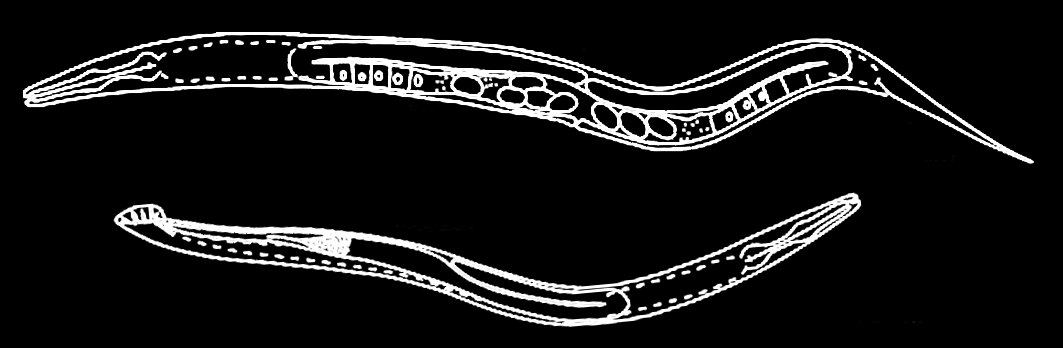
#> input picture board/imgs/worm_silk.png, 1063 x 348 px, given in place of _cut.avi, which was not available
$ python old_s1_Blob_extraction.py
#> lines starting #> are read from the running program, lines starting #| are printed output that depends on the picture; after the words box and inside, x2 and y2 are one past the last pixel; in counts of white or black regions, pixels touching at a corner belong together; pictures that were not available may be replaced by others from this repository, and a replacement may not be noted
#> further down, frame is the input picture: shape (348, 1063, 3); min 0, max 255, mean 23.6
### pytracker/video_utils.py
# -*- coding: utf-8 -*-
"""
Created on Thu Jun 23 13:33:00 2022

@author: Pablo
"""
import os
import cv2
import pickle
import numpy as np
from tqdm import tqdm


#.............................................................................#
class Worm:
    # [21 lines left out: functions __init__, soft_reset, coordinates, not called in this run]

    def speed(self):
        return np.array( [np.diff(self.x), np.diff(self.y)] ).T

    def speed_module(self):
        return np.sqrt(np.sum(self.speed()**2, axis=1))

    def speed_angle(self):
        return np.arctan2( np.diff(self.y), np.diff(self.x) )

    def update(self, new_position):
        self.x = np.append( self.x, new_position[0] )
        self.y = np.append( self.y, new_position[1] )

    # [11 lines left out: functions expected_position, update_contour, not called in this run]


#.............................................................................#
class MultiWormTracker:
    # [18 lines left out: functions __init__, __centroid, not called in this run]

    def export(self, filepath):
        with open(filepath, 'wb') as f:
            pickle.dump(self.WORMS, f)

    def export_matrix(self, filepath):
        np.savez(filepath, data=self.to_matrix())

    # [315 lines left out: functions to_matrix, update, resize_video, cut_video, traj2matrix, generate_background, not called in this run]


def load_background( filename  ):
#> called with filename = './videos/_cut/video_fondo.png'
    fondo = cv2.imread(filename)
    fondo_gray = cv2.cvtColor(fondo, cv2.COLOR_BGR2GRAY )
    return fondo_gray


def auto_BC(frame):
    alpha = 255 / (frame.max()- frame.min())
    beta = - frame.min()*alpha
    return cv2.convertScaleAbs(frame, alpha=alpha, beta=beta)


# [9 lines left out: function normalize, not called in this run]


def adjust_gamma(image, gamma=1.2):
    # build a lookup table mapping the pixel values [0, 255] to
    # their adjusted gamma values
    invGamma = 1.0 / gamma
    table = np.array([((i / 255.0) ** invGamma) * 255
        for i in np.arange(0, 256)]).astype("uint8")

    # apply gamma correction using the lookup table
    return cv2.LUT(image, table)


def detect_plate(frame, size_ratio=1.0, r0=[0.5,0.5], mindist=100, blur_kernel=10):
#> called with size_ratio = 1.2, mindist = 100, blur_kernel = 10
    height, width = frame.shape
#> height = 348; width = 1063
    exp_radius = height/2*size_ratio
#> exp_radius = 208.8

    frame = cv2.blur( frame, (blur_kernel,blur_kernel))
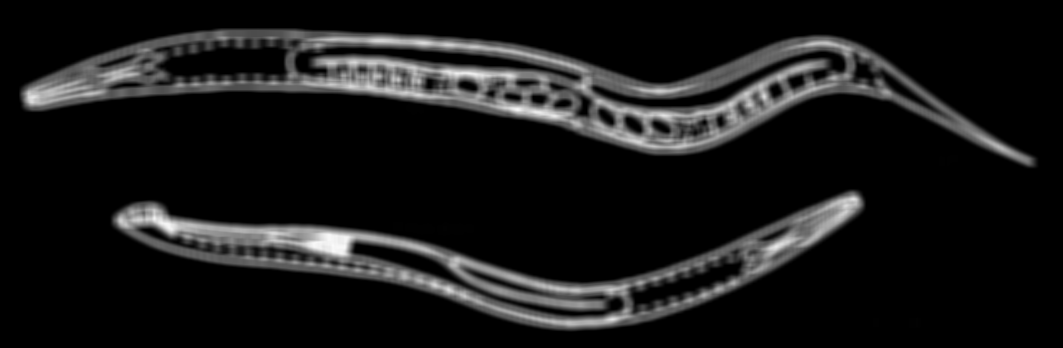
#> frame: shape (348, 1063); min 0, max 250, mean 23.6

    circles = cv2.HoughCircles(frame,cv2.HOUGH_GRADIENT,
                               dp=2,
                               minDist=mindist,
                               param1=50,
                               param2=50,
                               minRadius= int(0.8*exp_radius) ,
                               maxRadius= int(1.2*exp_radius) )
#> circles = [[597, 69, 248.8], [491, 299, 248.8], [815, 315, 235.6], [237, 277, 237.8], [385, 269, 237.8], [247, 23, 242.2], [699, 43, 229], [429, 43, 237.8], [599, 321, 237.8], [139, 301, 237.8], [31, 43, 211.4]]

    if circles is not None:
        print('Found %d good candidates' % circles.shape[1] )
#| Found 11 good candidates

        # Find closest circle to r0
        dist = (circles[0,:,0]/width - r0[0] )**2 + (circles[0,:,1]/height - r0[1])**2
#> dist = [0.0948, 0.13, 0.235, 0.164, 0.0935, 0.26, 0.167, 0.151, 0.182, 0.27, 0.363]
        idx = np.argmin( dist)
#> idx = 4
        return circles[0,idx,:].astype('int')
    else:
        return np.array([0,0,999]).astype('int')


def zoom_in(frame, center, formfactor):
    if formfactor==1.0:
        return frame

    height, width = frame.shape[:2]

    DeltaX = width/2.0/formfactor
    DeltaY = height/2.0/formfactor

    # If center is provided in relative units, compute absolute values
    if (0<center[0]<1) and (0<center[1]<1):
        center[0] = center[0]*width
        center[1] = center[1]*height

    xini, xfin = int(center[0]-DeltaX), int(center[0]+DeltaX)
    yini, yfin = int(center[1]-DeltaY), int(center[1]+DeltaY)

    if xini <= 0:
        xini, xfin = int(0), int(2*DeltaX+1)
    if xfin >= width:
        xini, xfin = int( width-2*DeltaX-1), int(width)

    if yini <= 0:
        yini, yfin = int(0), int(2*DeltaY+1)
    if yfin >=height:
        yini, yfin = int( height-2*DeltaY-1), int(height)


    output = cv2.resize( frame[yini:yfin, xini:xfin][:] , (width, height) )
    return output


def contours_to_list(contours):
    return [  [ [ int(pts[0][0]), int(pts[0][1])] for pts in c ] for c in contours ]


def list_to_contours(contours_list):
    return [  np.array(c) for c in contours_list ]


def export(filename, contour):
    with open(filename, 'wb+') as f:
        pickle.dump(contour, f)


# [26 lines left out: functions logHu, metric, is_worm, load_contour_from_image, not called in this run]

def clear_dir(dirpath, delete = False):
    if os.path.isdir( dirpath):
        print('Folder %s found...' % dirpath)
        if delete:
            print('... deleting files.')
            files = os.listdir(dirpath)
            _ = [os.remove( os.path.join( dirpath, file) ) for file in files ]
    else:
        os.mkdir(dirpath)
        print("New directory %s created." % dirpath)

# [5 lines left out: function centroid, not called in this run]

### old_s1_Blob_extraction.py
# -*- coding: utf-8 -*-
"""
@author: Pablo Yubero

To detect moving objects we typically use background subtraction.

There are two ways to do background subtraction.
    1) The traditional one, that is, obtaining a "ground truth" without any,
or as little objects as possible, and then literally subtracting the background
to every frame.
    2) The modern and fancy one. In which the ground truth created dynamically,
thus in the first frames accuracy decreases, but it later improves. The main
benefit of it is that slow "ambiental" changes, like lighting changes, are
"included" frame by frame in the "dynamic" ground truth.

For more info, please visit


"""
import os
import cv2
import pickle
import numpy as np
from datetime import datetime
from pytracker import video_utils as vutils


# ... Filenames ...
DIR_PATH  = './videos/_cut'
VIDEO_FILENAME  = DIR_PATH+'.avi'
OUTPUT_FILENAME = os.path.join( DIR_PATH, 'video_data_blobs.pkl')
BKGD_FILENAME   = os.path.join( DIR_PATH, 'video_fondo.png')

# ... General parameters ...
BG_FRAMES   = 199      #... number of frames to model the background
BG_SKIP     =  5       #... number of discarded frames during background creation
MIN_AREA    = 10       #... minimum contour area, helps ignore salt and pepper noise
MAX_AREA    = 40000    #... maximum contour area
BLUR_SIZE   = 5        #... Kernel size for blurring and opening/closing operations
FORMFACTOR  = 1        #... form factor of output, typically 1
MAX_FRAMES  = 999999   #... maximum number of frames to process (in case the video is super long)
WAIT_TIME   = 1        #... wait time of each frame during the preview
PLATE_SIZE  = 1.2      #... expected plate size relative to frame size
ZOOM        = 1        #... zoom factor during the preview
USE_MOG       = True  #... activate automatic background subtraction using MOG
GENERATE_BKGD = False  #... or generate "manual" and static background model

# ... Output ...
CONTOURS  = []

#... Style of annotations ...
font     = cv2.FONT_HERSHEY_SIMPLEX
fontsize = 1
color    = (0, 255, 0)
thickness = 1


# Step 0. Create a separate folder with the project data
vutils.clear_dir( DIR_PATH )


# Step 1. Load video
video = cv2.VideoCapture( VIDEO_FILENAME )
ret, frame = video.read()
_h , _w , _ = frame.shape


# Step 2. Generate or load the background
if GENERATE_BKGD:
    fondo = vutils.generate_background(video, n_imgs = BG_FRAMES, skip = BG_SKIP )
    cv2.imwrite( BKGD_FILENAME, fondo )

if USE_MOG:
    backSub = cv2.createBackgroundSubtractorMOG2()


fondo = vutils.load_background( BKGD_FILENAME )
fondo = cv2.resize( fondo, ( int(_w*FORMFACTOR) , int(_h*FORMFACTOR) ) )


# Step 3. Detect plate...
plate = vutils.detect_plate( fondo , size_ratio=PLATE_SIZE, blur_kernel=10)
#> plate = [385, 269, 237]
print('Scale is: %1.2f px/mm' % (plate[2]/55) )
#| Scale is: 4.31 px/mm

# ... and create a mask.
plate[2] = int(0.95*plate[2])
mask_plate = np.zeros_like(fondo)
mask_plate = cv2.circle(mask_plate, (plate[0],plate[1]), plate[2], (255,), -1)
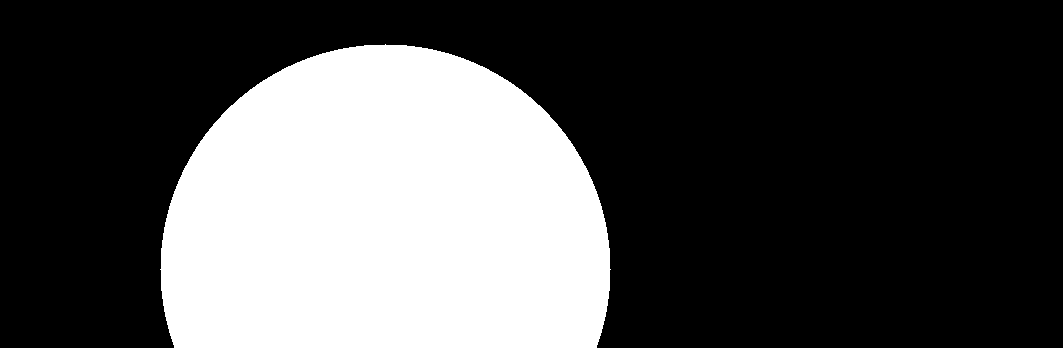
#> mask_plate: shape (348, 1063); 30.8% white; 1 white region, box (x1, y1, x2, y2) and area: (160, 44, 611, 348) 114106


# # Uncomment to show masked ROI on the background
output = cv2.resize( fondo, ( int(_w*FORMFACTOR) , int(_h*FORMFACTOR) ) )
output = cv2.cvtColor( output, cv2.COLOR_GRAY2BGR )
cv2.circle( output,(plate[0], plate[1]), plate[2],(0,255,0),2)
#> output: shape (348, 1063, 3); 0.7% of pixels changed, all inside (x1, y1, x2, y2) = (159, 43, 612, 348)
# cv2.imshow('w', cv2.bitwise_and(output, mask_plate) )
cv2.imshow('window', cv2.resize( output, (800,600) ))
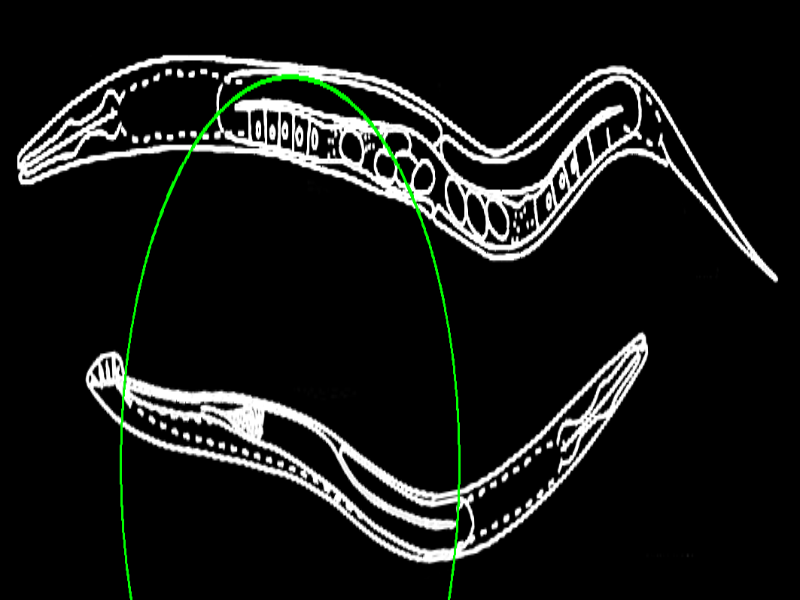
#> window 'window': shape (600, 800, 3); mean B, G, R 23.4, 25.2, 23.4
cv2.waitKey(0)
cv2.destroyAllWindows()


# Step 4. Start blob extraction
video = cv2.VideoCapture( VIDEO_FILENAME )

tStart = datetime.now()
while True:

    #... load frame and exit if the video finished
    ret, frame = video.read()

    if not ret:
        break

    #... resize frame if FORMFACTOR is different than 1
    if FORMFACTOR != 1:
        frame = cv2.resize( frame, ( int(_w*FORMFACTOR) , int(_h*FORMFACTOR) ) )

    #... compute current frame, and exit if MAX_FRAMES reached
    curr_frame = video.get( cv2.CAP_PROP_POS_FRAMES )
    if curr_frame > MAX_FRAMES:
        break

    #... convert frame to grayscale
    gray = cv2.cvtColor(frame, cv2.COLOR_BGR2GRAY )

    #... subtract background
    if USE_MOG:
        gray = backSub.apply(gray)
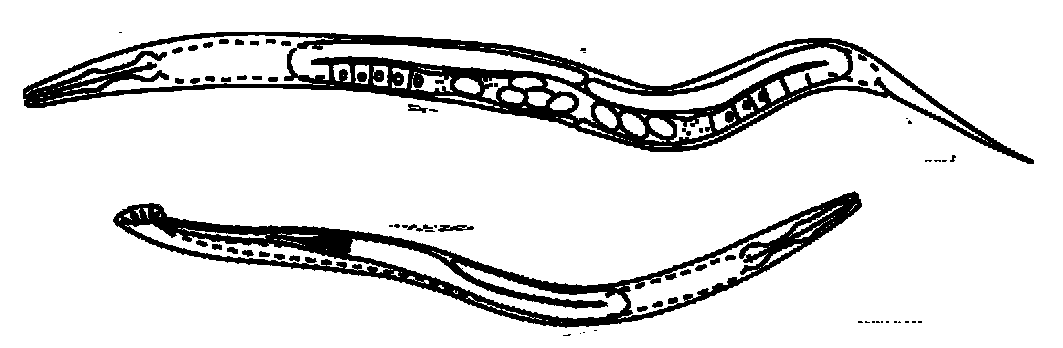
#> gray: shape (348, 1063); values 127 (black) and 255 (white), 87.4% white; 68 black regions (29 under 20 px), largest, box (x1, y1, x2, y2) and area: (23, 32, 1034, 164) 26682, (113, 191, 862, 328) 17725, (438, 225, 474, 232) 157
    else:
        gray = cv2.subtract(fondo, gray)

    # >>> PREPROCESSING I <<<
    gray = cv2.bitwise_and(gray, mask_plate)
    gray = vutils.adjust_gamma( gray, gamma=0.8)
#> in adjust_gamma, `return cv2.LUT(image, table)`:
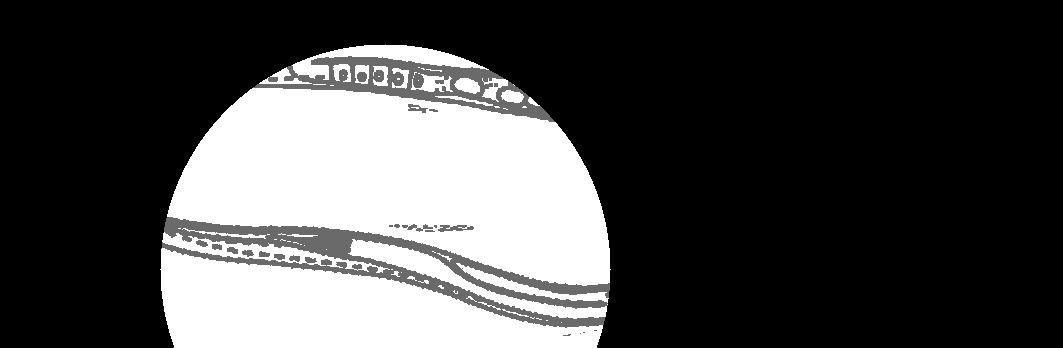
#> returned value: shape (348, 1063); min 0, max 255, mean 71.4
    gray = vutils.auto_BC(gray)
#> in auto_BC, `alpha = 255 / (frame.max()- frame.min())`: alpha = 1
#> in auto_BC, `beta = - frame.min()*alpha`: beta = 0
    gray = cv2.medianBlur(gray, BLUR_SIZE)
    gray = vutils.adjust_gamma( gray, gamma=2.0)
#> call 2 of adjust_gamma, with gamma = 2
#> in adjust_gamma (call 2), `return cv2.LUT(image, table)`:
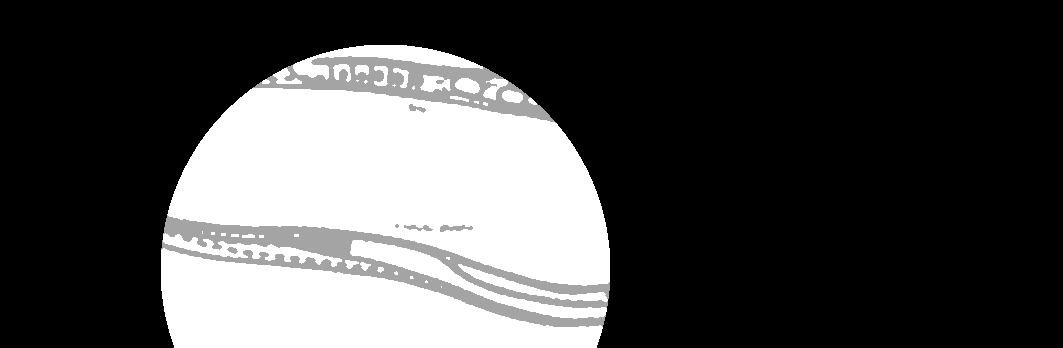
#> returned value: shape (348, 1063); min 0, max 255, mean 74

    # >>> PREPROCESSING II <<<
    _, thresh = cv2.threshold( gray, 0, 255, cv2.THRESH_BINARY+cv2.THRESH_OTSU )
#> thresh: shape (348, 1063); 30.8% white; 1 white region
    thresh = cv2.morphologyEx(thresh, cv2.MORPH_CLOSE, np.ones((BLUR_SIZE,BLUR_SIZE), np.uint8) )
    # thresh = cv2.medianBlur(thresh, BLUR_SIZE)

    #... find and export contours
    cnt, _ = cv2.findContours(thresh, cv2.RETR_TREE, cv2.CHAIN_APPROX_SIMPLE)
#> cnt = 1 contour; box (x1, y1, x2, y2) and area: (161, 45, 610, 348) 113495
    cntArea = [cv2.contourArea(c) for c in cnt ]
#> cntArea = [113495]

    #... filter contours by area, and append them to the output variable
    filtered_contours = [ c for c in cnt if MIN_AREA < cv2.contourArea(c) < MAX_AREA ]
#> filtered_contours = []
    CONTOURS.append(  filtered_contours)


    # >>> PREVIEW <<<
    # output = frame.copy()
    output = gray.copy()
    # output = thresh.copy()

    #... convert to color if output is in grayscale
    if len( output.shape ) ==2:
        output = cv2.cvtColor(output, cv2.COLOR_GRAY2BGR )

    #... draw a circle around every good contour
    _= [cv2.circle( output, vutils.centroid(c),20,(0,255,0),2) for c in filtered_contours]

    #... draw a circle showing the estimated position of the plate
    cv2.circle( output,(plate[0], plate[1]), plate[2],(0,255,0),2)
#> output: shape (348, 1063, 3); mean B, G, R 73.1, 74.9, 73.1


    output = vutils.zoom_in( output, [0.5, 0.5], ZOOM)
    output = cv2.resize( output, (1280, 960) )
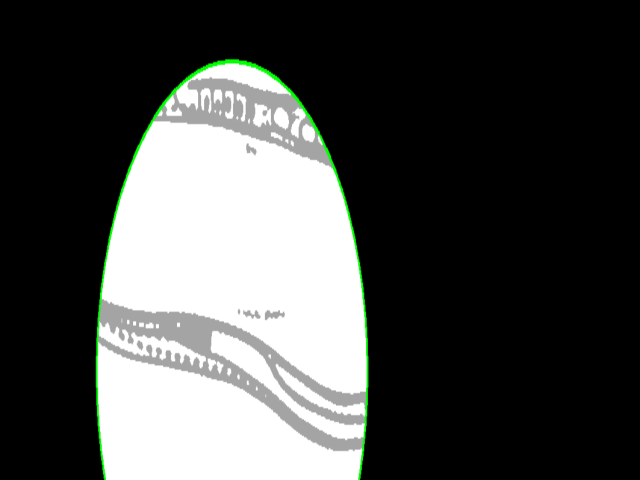
#> output: shape (960, 1280, 3) (shown at 1/2 size); mean B, G, R 73.1, 74.9, 73.1
    output = cv2.putText( output, "%d" % curr_frame, (20,40), font, fontsize, color, thickness, cv2.LINE_AA)
#> output: shape (960, 1280, 3); 0.01% of pixels changed, all inside (x1, y1, x2, y2) = (22, 18, 39, 42)

    cv2.imshow( 'window', output)
    key = cv2.waitKey(WAIT_TIME)
#> (key q is pressed here)
    if key==ord('q'):
        break
    elif key==ord('p'):
        WAIT_TIME = (1-WAIT_TIME)


cv2.destroyAllWindows()


speed = video.get( cv2.CAP_PROP_POS_FRAMES)/(datetime.now()-tStart).total_seconds()
print('Analysis speed: %1.2f fps' % (speed) )


# print('Data exported to %s.' % (OUTPUT_FILENAME+'.pkl') )
# with open( OUTPUT_FILENAME, 'wb') as f:
#     pickle.dump(CONTOURS, f)
